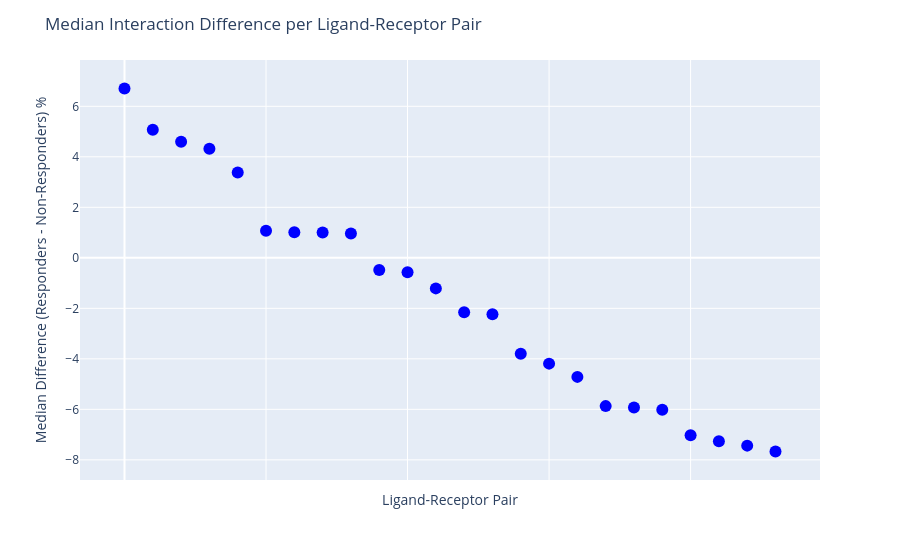

Here is the notebook cell this chart was saved with:
### Code cell
import plotly.express as px

# Average time to run a single pair in TMA A only 7 minutes on laptop. Probably about 18 minutes for full run
# Prepare ligand_receptor label
plot_df = output_df.copy()
plot_df["ligand_receptor"] = plot_df["ligand"] + "_" + plot_df["receptor"]

# Sort by difference descending (most positive on left)
plot_df = plot_df.sort_values(by="difference", ascending=False).reset_index(drop=True)
plot_df["x_index"] = range(len(plot_df))  # Evenly spaced x-axis

# Create scatter plot
fig = px.scatter(
    plot_df,
    x="x_index",
    y="difference",
    hover_name="ligand_receptor",   # hover shows only ligand_receptor
    color_discrete_sequence=["blue"],  # single color
)

# Increase dot size
fig.update_traces(marker=dict(size=12))  # larger dots

# Clean layout
fig.update_layout(
    title="Median Interaction Difference per Ligand-Receptor Pair",
    xaxis_title="Ligand-Receptor Pair",
    yaxis_title="Median Difference (Responders - Non-Responders) %",
    xaxis=dict(showticklabels=False),  # remove x-axis ticks
    showlegend=False
)

fig.show()

### Figure 1 — Plotly figure (JSON) as saved in the notebook; plotly's stock layout.template omitted (floating-point values rounded to 4 significant figures)
{"data": [{"hovertemplate": "<b>%{hovertext}</b><br><br>x_index=%{x}<br>difference=%{y}<extra></extra>", "hovertext": ["TGFB1_ACVR1B_TGFBR2", "BMP7_ACVR1_ACVR2A", "TGFB3_ACVR1B_TGFBR2", "BMP7_BMPR1A_ACVR2A", "BMP7_ACVR1_BMPR2", "BMP6_ACVR1_BMPR2", "BMP7_BMPR1A_BMPR2", "BMP2_BMPR1A_BMPR2", "TGFB2_ACVR1B_TGFBR2", "BMP4_BMPR1A_BMPR2", "BMP2_BMPR1A_ACVR2A", "BMP6_ACVR1_ACVR2A", "BMP4_BMPR1A_ACVR2A", "GDF6_BMPR1A_BMPR2", "GDF10_ACVR1B_ACVR2A", "BMP6_BMPR1A_BMPR2", "BMP5_ACVR1_BMPR2", "GDF6_BMPR1A_ACVR2A", "BMP6_BMPR1A_ACVR2A", "BMP5_BMPR1A_BMPR2", "GDF15_TGFBR2", "GDF9_ACVR1B_BMPR2", "BMP5_ACVR1_ACVR2A", "BMP5_BMPR1A_ACVR2A"], "legendgroup": "", "marker": {"color": "blue", "size": 12, "symbol": "circle"}, "mode": "markers", "name": "", "orientation": "v", "showlegend": false, "type": "scatter", "x": [0, 1, 2, 3, 4, 5, 6, 7, 8, 9, 10, 11, 12, 13, 14, 15, 16, 17, 18, 19, 20, 21, 22, 23], "xaxis": "x", "y": [6.705, 5.069, 4.596, 4.316, 3.383, 1.072, 1.01, 1.006, 0.967, -0.4857, -0.5693, -1.21, -2.157, -2.235, -3.802, -4.19, -4.715, -5.873, -5.926, -6.02, -7.029, -7.266, -7.437, -7.67], "yaxis": "y"}], "layout": {"autosize": true, "legend": {"tracegroupgap": 0}, "margin": {"t": 60}, "showlegend": false, "title": {"text": "Median Interaction Difference per Ligand-Receptor Pair"}, "xaxis": {"anchor": "y", "autorange": true, "domain": [0, 1], "range": [-1.448, 24.45], "showticklabels": false, "title": {"text": "Ligand-Receptor Pair"}, "type": "linear"}, "yaxis": {"anchor": "x", "autorange": true, "domain": [0, 1], "range": [-9.123, 8.158], "title": {"text": "Median Difference (Responders - Non-Responders) %"}, "type": "linear"}}}
